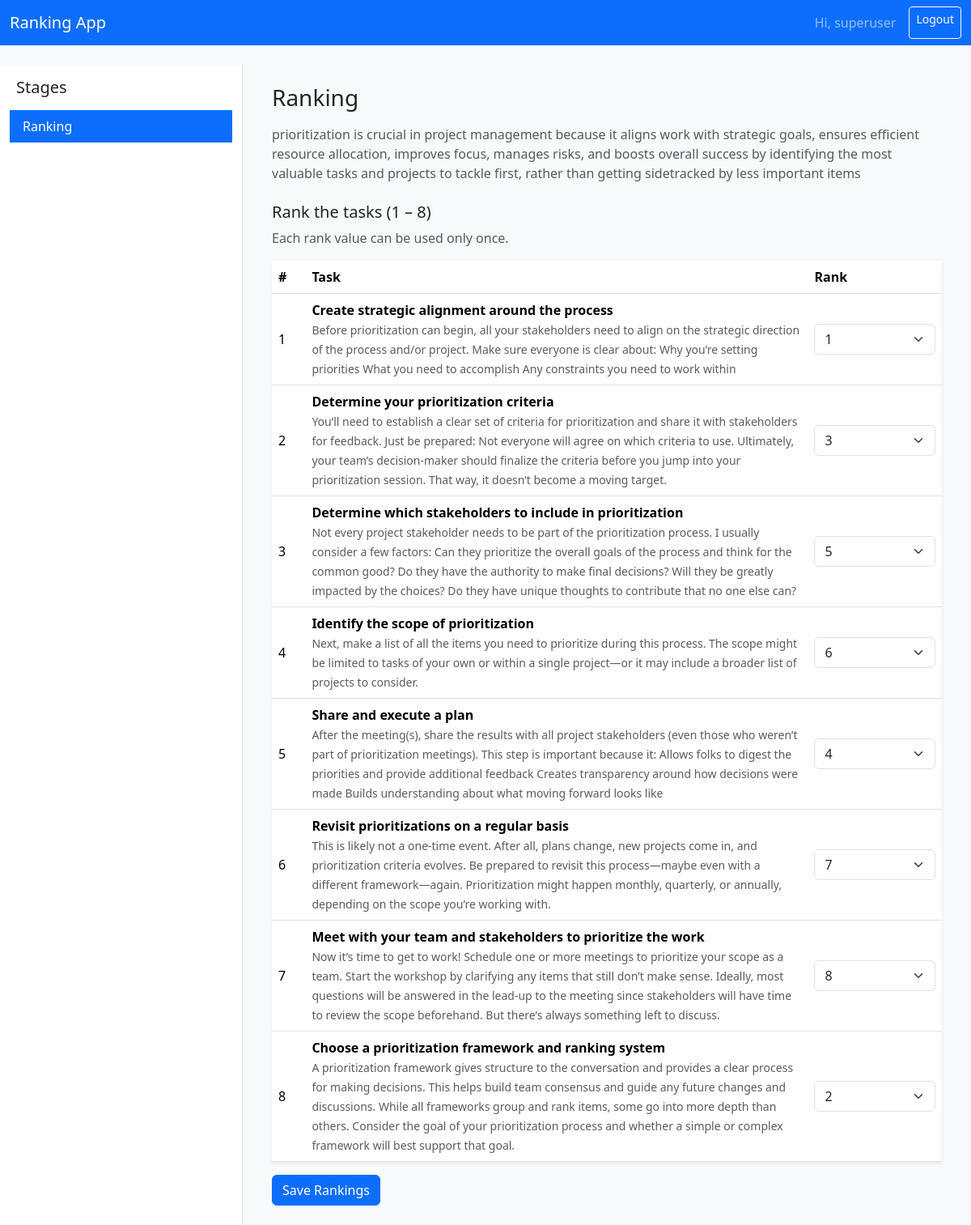
The page /stages/1/ (signed in) on the database its author committed.
### core/models.py (models this page shows, shortened)
class Stage(models.Model):
    name = models.CharField(max_length=255)
    description = models.TextField(blank=True)
    image_url = models.URLField(blank=True, help_text="Optional image URL for the landing page card.")
    order = models.PositiveIntegerField(default=1, help_text="Order in which the stage is displayed.")
    class Meta:
        ordering = ["order", "id"]

class Task(models.Model):
    stage = models.ForeignKey(Stage, on_delete=models.CASCADE, related_name="tasks")
    name = models.CharField(max_length=255)
    description = models.TextField(blank=True)
    order = models.PositiveIntegerField(default=1, help_text="Order in which the task is displayed.")
    is_active = models.BooleanField(default=True)
    class Meta:
        ordering = ["order", "id"]

### core/views.py (the view, shortened to what this page needs)
class StageDetailView(LoginRequiredMixin, View):
    def get(self, request: HttpRequest, pk: int) -> HttpResponse:
        stage = get_object_or_404(Stage, pk=pk)
        all_stages = Stage.objects.all()
        tasks = stage.tasks.filter(is_active=True)
        existing_rankings = {
            ranking.task_id: ranking.rank
            for ranking in TaskRanking.objects.filter(user=request.user, stage=stage)
        }
        official_rankings = {
            ranking.task_id: ranking.rank
            for ranking in OfficialRanking.objects.filter(stage=stage)
        }
        score_data = None
        if existing_rankings and official_rankings:
            score_data = self._calculate_score(
                existing_rankings, official_rankings, tasks.count()
            )
        max_rank = tasks.count()
        rank_choices = list(range(1, max_rank + 1))
        context = {
            "current_stage": stage,
            "stages": all_stages,
            "tasks": tasks,
            "existing_rankings": existing_rankings,
            "rank_choices": rank_choices,
            "max_rank": max_rank,
            "score_data": score_data,
            "has_official_ranking": bool(official_rankings),
        }
        return render(request, "core/stage_detail.html", context)

### core/templatetags/core_extras.py (called while the page is built)
@register.filter
def get_item(dictionary, key):
    if isinstance(dictionary, dict):
        return dictionary.get(key)
    return None

### templates/core/stage_detail.html (shortened to what this page needs)
{% extends "core/base.html" %}
{% load core_extras %}
{% block content %}
<div class="row">
    <div class="col-md-3 border-end bg-white">
        <h5 class="mt-3 mb-3 ps-2">Stages</h5>
        <div class="list-group list-group-flush">
            {% for stage in stages %}
                <a href="{% url 'core:stage_detail' stage.id %}"
                   class="list-group-item list-group-item-action {% if stage.id == current_stage.id %}active{% endif %}">
                    {{ stage.name }}
                </a>
            {% endfor %}
        </div>
    </div>
    <div class="col-md-9">
        <div class="p-4">
            <h3 class="mb-3">{{ current_stage.name }}</h3>
            {% if current_stage.description %}
                <p class="text-muted">{{ current_stage.description }}</p>
            {% endif %}
            <h5 class="mt-4">Rank the tasks (1 – {{ max_rank }})</h5>
            <p class="text-muted">Each rank value can be used only once.</p>
            <form method="post">
                <table class="table align-middle bg-white shadow-sm">
                    <thead>
                    <tr>
                        <th style="width:5%">#</th>
                        <th>Task</th>
                        <th style="width:20%">Rank</th>
                    </tr>
                    </thead>
                    <tbody>
                    {% for task in tasks %}
                        <tr>
                            <td>{{ forloop.counter }}</td>
                            <td>
                                <strong>{{ task.name }}</strong><br>
                                <small class="text-muted">{{ task.description }}</small>
                            </td>
                            <td>
                                <select name="rank_{{ task.id }}" class="form-select" required>
                                    {% for r in rank_choices %}
                                        {% with existing_rank=existing_rankings|get_item:task.id %}
                                            <option value="{{ r }}"{% if existing_rank == r %} selected{% endif %}>{{ r }}</option>
                                        {% endwith %}
                                    {% endfor %}
                                </select>
                            </td>
                        </tr>
                    {% endfor %}
                    </tbody>
                </table>
                <button type="submit" class="btn btn-primary">Save Rankings</button>
            </form>
        </div>
    </div>
</div>
{% endblock %}

### templates/core/base.html (shortened to what this page needs)
{% load static %}
<!DOCTYPE html>
<html lang="en">
<head>
    <link href="https://cdn.jsdelivr.net/npm/bootstrap@5.3.3/dist/css/bootstrap.min.css" rel="stylesheet">
    <link rel="stylesheet" href="{% static 'css/styles.css' %}">
</head>
<body class="bg-light">
<nav class="navbar navbar-expand-lg navbar-dark bg-primary mb-4">
    <div class="container-fluid">
        <a class="navbar-brand" href="{% url 'core:landing' %}">Ranking App</a>
        <div class="d-flex">
            {% if user.is_authenticated %}
                <span class="navbar-text me-3">Hi, {{ user.username }}</span>
                <a class="btn btn-outline-light btn-sm" href="{% url 'logout' %}">Logout</a>
            {% endif %}
        </div>
    </div>
</nav>
<div class="container-fluid">
    {% block content %}{% endblock %}
</div>
</body>
</html>

### static/css/styles.css (style rules this page uses)
body { font-family: system-ui, -apple-system, BlinkMacSystemFont, "Segoe UI", sans-serif; }
.list-group-item.active { background-color: #0d6efd; border-color: #0d6efd; }

### rows shown on the page
Stage: name "Ranking", description "prioritization is crucial in project management because it aligns work with strategic goals, ensures efficient resource allocation, improves focus, manages risks, and boosts overall success by identifying the most valuable tasks and projects to tackle first, rather than getting sidetracked by less important items"
Task: name "Create strategic alignment around the process", description "Before prioritization can begin, all your stakeholders need to align on the strategic direction of the process and/or project. Make sure everyone is clear about: Why you’re setting priorities What you need to accomplish Any constraints you need to work within", id "1"
Task: name "Determine your prioritization criteria", description "You’ll need to establish a clear set of criteria for prioritization and share it with stakeholders for feedback. Just be prepared: Not everyone will agree on which criteria to use. Ultimately, your team’s decision-maker should finalize the criteria before you jump into your prioritization session. That way, it doesn’t become a moving target.", id "3"
Task: name "Determine which stakeholders to include in prioritization", description "Not every project stakeholder needs to be part of the prioritization process. I usually consider a few factors: Can they prioritize the overall goals of the process and think for the common good? Do they have the authority to make final decisions? Will they be greatly impacted by the choices? Do they have unique thoughts to contribute that no one else can?", id "5"
Task: name "Identify the scope of prioritization", description "Next, make a list of all the items you need to prioritize during this process. The scope might be limited to tasks of your own or within a single project—or it may include a broader list of projects to consider.", id "6"
Task: name "Share and execute a plan", description "After the meeting(s), share the results with all project stakeholders (even those who weren’t part of prioritization meetings). This step is important because it: Allows folks to digest the priorities and provide additional feedback Creates transparency around how decisions were made Builds understanding about what moving forward looks like", id "4"
Task: name "Revisit prioritizations on a regular basis", description "This is likely not a one-time event. After all, plans change, new projects come in, and prioritization criteria evolves. Be prepared to revisit this process—maybe even with a different framework—again. Prioritization might happen monthly, quarterly, or annually, depending on the scope you’re working with.", id "7"
Task: name "Meet with your team and stakeholders to prioritize the work", description "Now it’s time to get to work! Schedule one or more meetings to prioritize your scope as a team. Start the workshop by clarifying any items that still don’t make sense. Ideally, most questions will be answered in the lead-up to the meeting since stakeholders will have time to review the scope beforehand. But there’s always something left to discuss.", id "8"
Task: name "Choose a prioritization framework and ranking system", description "A prioritization framework gives structure to the conversation and provides a clear process for making decisions. This helps build team consensus and guide any future changes and discussions. While all frameworks group and rank items, some go into more depth than others. Consider the goal of your prioritization process and whether a simple or complex framework will best support that goal.", id "2"

### other values the page prints
{{ user.username }} "superuser"
{{ max_rank }} "8"
